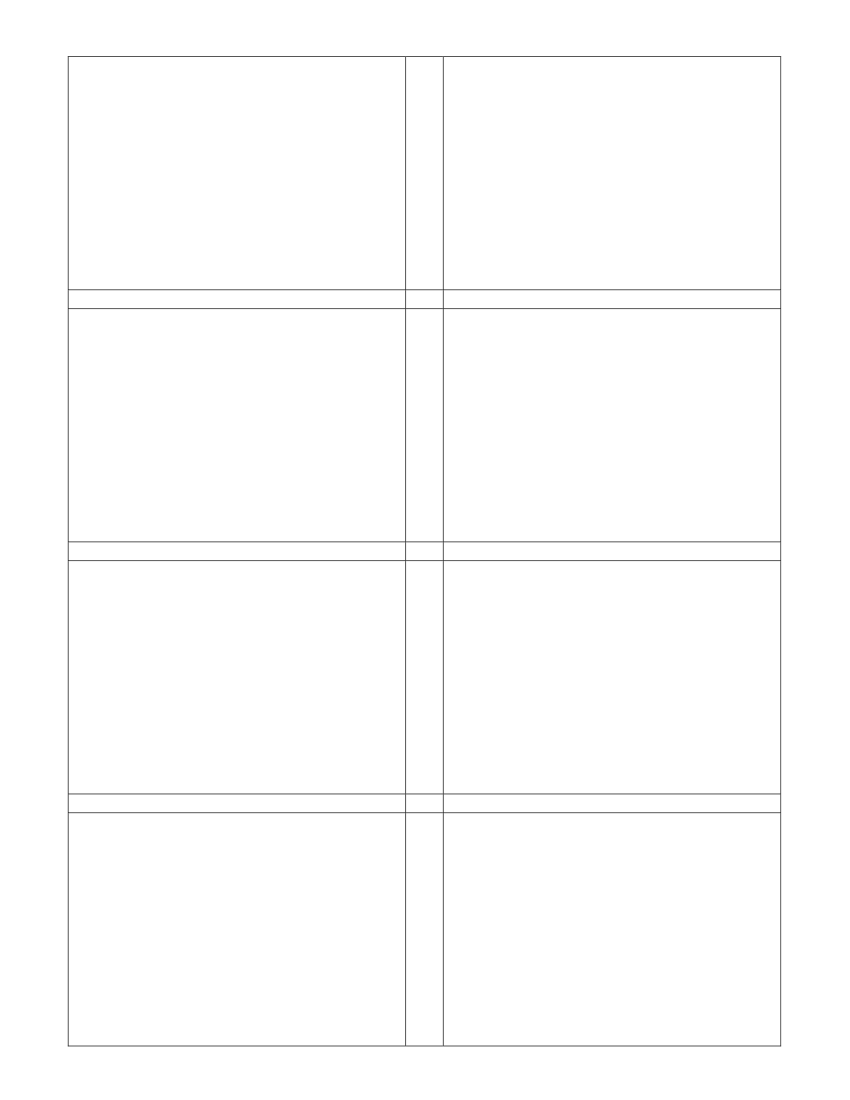
#> input picture assets/drafts/label_print_layout.png, 1700 x 2200 px (shown at 1/2 size)
$ jupyter execute --allow-errors nametag_starter_functions.ipynb   (shell and % lines are left out)
#> lines starting #> are read from the running program, lines starting #| are printed output that depends on the picture; after the words box and inside, x2 and y2 are one past the last pixel; in counts of white or black regions, pixels touching at a corner belong together
##### Convert PDF to PNG

[cell 1]
import fitz  # PyMuPDF

pdf_path = "assets/drafts/label_print_layout.pdf"
output_path = "assets/drafts/label_print_layout.png"

#> (the rest of this cell did not finish here and is left out)

##### Display PNG

[cell 2]
from PIL import Image, ImageDraw, ImageFont

[cell 3]
def draw_line(image, direction, coordinate):

    '''
    This function draws rectangles on the template as boundaries for text placement. Use this to preview and adjust
    the placement of text.

    image_loc = file path for event template image
    rect_list = list of tuples; each tuple needs 4 numbers (x1, x2, y1, y2) to define the boundaries of the text box. You'll feed these

    '''

    # # Load or create an image
    # image = Image.open(image_loc)
    # draw = ImageDraw.Draw(image)

    if direction == 'h':
        x1, x2 = 0, 1700
        y1 = coordinate
        y2 = y1

    else:
        y1, y2 = 0, 2200
        x1 = coordinate
        x2 = x1

    draw.line((x1, y1, x2, y2), fill=(255, 0, 0), width=1)  # red line, 5 px thick

    # image.save("output_with_line.png")
    return image

[cell 4]
img = Image.open('assets/drafts/label_print_layout.png')
#> img is the input picture: PIL image 1700x2200 RGB; min 0, max 255, mean 253.2
draw = ImageDraw.Draw(img)
width, height = img.size
#> width = 1700; height = 2200
print(width, height)
#| 1700 2200

badge_height = 466
badge_width = 675
v_gap, h_gap = 38, 77
v_marg, h_marg = 113, 135

h1 = v_marg
h2 = h1 + badge_height
h3 = h2 + v_gap
h4 = h3 + badge_height
h5 = h4 + v_gap
h6 = h5 + badge_height
h7 = h6 + v_gap
h8 = h7 + badge_height

draw_line(img, 'h', h1)
draw_line(img, 'h', h2)
draw_line(img, 'h', h3)
draw_line(img, 'h', h4)
draw_line(img, 'h', h5)
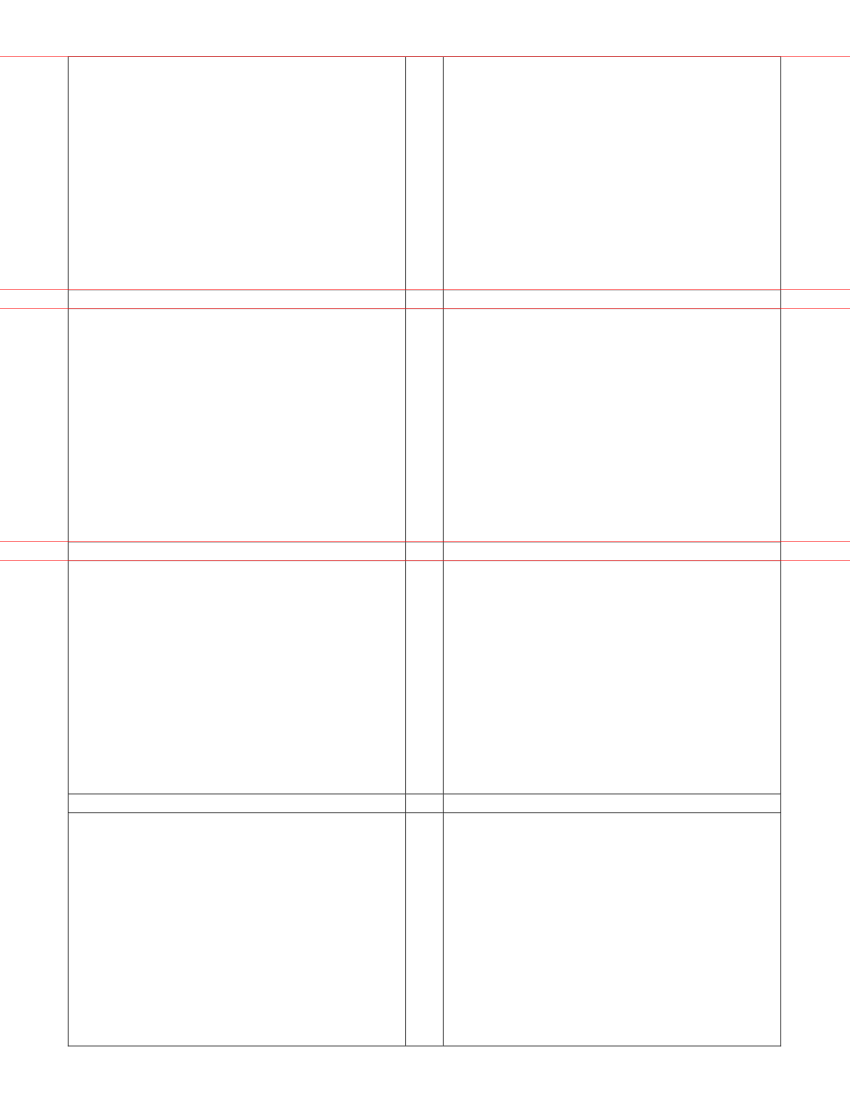
#> img: PIL image 1700x2200 RGB (shown at 1/2 size); mean R, G, B 253.7, 253.1, 253.1
draw_line(img, 'h', h6)
draw_line(img, 'h', h7)
draw_line(img, 'h', h8)

v1 = h_marg
v2 = v1 + badge_width
v3 = v2 + h_gap
v4 = v3 + badge_width

draw_line(img, 'v', v1)
draw_line(img, 'v', v2)
draw_line(img, 'v', v3)
draw_line(img, 'v', v4)

##### Make Nametag Demo

[cell 5]
def draw_section_boundaries(image, r):

    '''
    This function draws rectangles on the template as boundaries for text placement. These aren't intended to show up on final version, it's just
    intended to preview and adjust the placement of text.

    image = PIL Image object
    r = list of tuples; each tuple needs 4 numbers (x1, x2, y1, y2) to define the boundaries of the text box. You'll feed these

    '''

    # Load blank nametag

    draw = ImageDraw.Draw(image)

    x1, x2, y1, y2 = r[0], r[1], r[2], r[3]

    # Draw left vert
    draw.line((x1, y1, x1, y2), fill=(0, 0, 0), width=1)  # red line, 5 px thick
    # Draw right vert
    draw.line((x2, y1, x2, y2), fill=(0, 0, 0), width=1)  # red line, 5 px thick
    # Draw top horizontal
    draw.line((x1, y1, x2, y1), fill=(0, 0, 0), width=1)  # red line, 5 px thick
    # Draw bottom horizontal
    draw.line((x1, y2, x2, y2), fill=(0, 0, 0), width=1)  # red line, 5 px thick

    # image.save("output_with_line.png")
    return image

#### Nametag V1

[cell 6]
# Create blank white canvas
nametag_width, nametag_height = 675, 466
nametag = Image.new("RGB", (nametag_width, nametag_height), color="white")
#> nametag: PIL image 675x466 RGB; every value is 255

### Outside Border x1, x2, y1, y2
draw_section_boundaries(nametag, (0, 674, 0, 465))
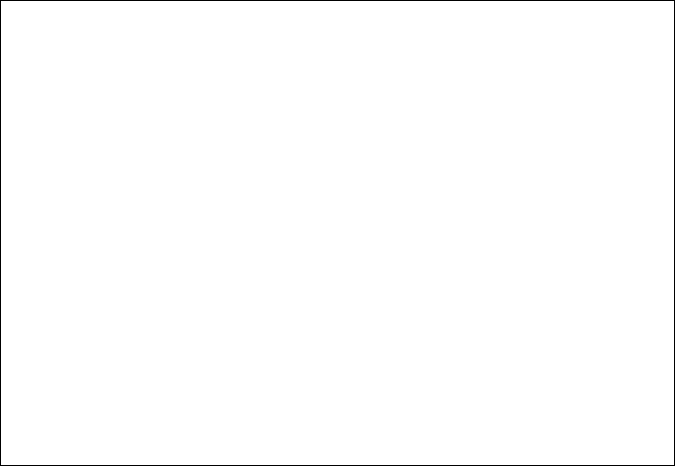
#> nametag: PIL image 675x466 RGB; 99.3% white; black in thin lines or dots

### Name Section Border x1, x2, y1, y2
draw_section_boundaries(nametag, (30, 644, 50, 200))
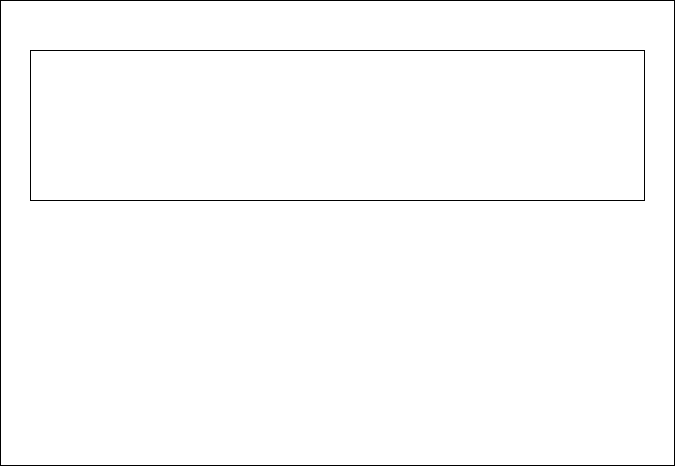
#> nametag: PIL image 675x466 RGB; 98.8% white; black in thin lines or dots

### Title/Company Section Border x1, x2, y1, y2
draw_section_boundaries(nametag, (30, 644, 225, 325))
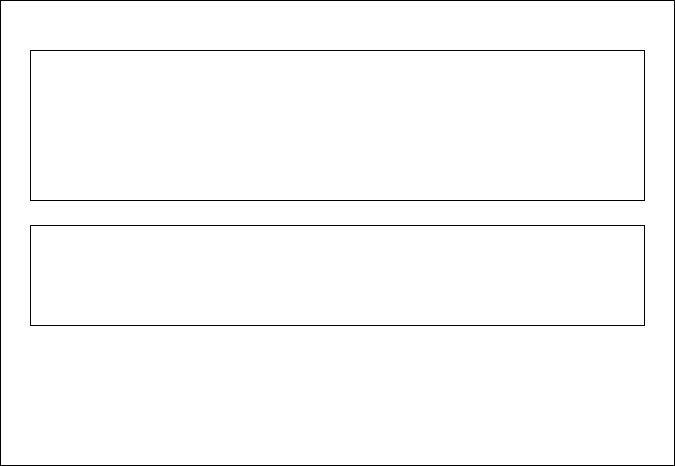
#> nametag: PIL image 675x466 RGB; 98.3% white; black in thin lines or dots

### Hobby Section Border x1, x2, y1, y2
draw_section_boundaries(nametag, (30, 644, 340, 415))
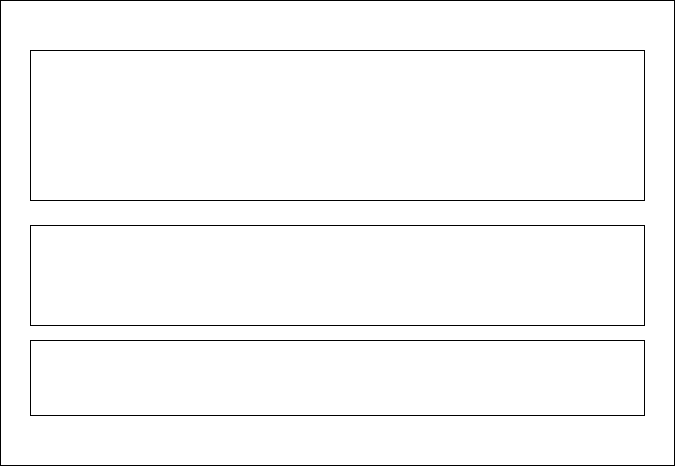
#> nametag: PIL image 675x466 RGB; 97.9% white; black in thin lines or dots

nametag.save("assets/drafts/nametag_layout.png")

#### Nametag V2

[cell 7]
def add_role_label(image, role):

    if role == 'volunteer':
        color = (105, 182, 113)
        loc = [0, 410, 675, 466]
        text_loc = (240, 418)

    elif role == 'mentor':
        color = (5, 160, 202)
        loc = [0, 410, 675, 466]
        text_loc = (275, 418)
    else:
        return "role not recognized"

    draw = ImageDraw.Draw(image)
    draw.rectangle(loc, outline=color, fill=color)

    font, fill_color, stroke_width, stroke_fill = specify_font_details(weight= 'bold', color = 'white', size = 30, stroke_width = 0, stroke_fill = 'white')
    draw.text(text_loc, role.upper(), font=font, fill=fill_color, stroke_width = stroke_width, stroke_fill = stroke_fill)

    return image

[cell 8]
# nametag_width, nametag_height = 675, 466
nametag2 = Image.new("RGB", (nametag_width, nametag_height), color="white")

### Outside Border x1, x2, y1, y2
draw_section_boundaries(nametag2, (0, 674, 0, 465))

### Name Section Border x1, x2, y1, y2
draw_section_boundaries(nametag2, (30, 644, 35, 185))
#> nametag2: PIL image 675x466 RGB; 98.8% white; black in thin lines or dots

### Title/Company Section Border x1, x2, y1, y2
draw_section_boundaries(nametag2, (30, 644, 210, 300))
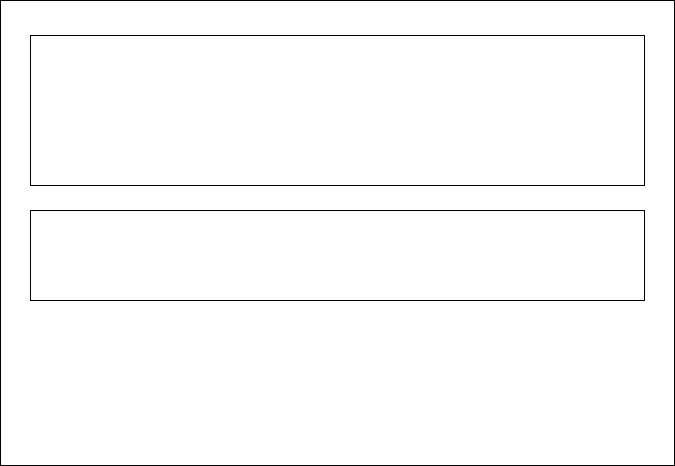
#> nametag2: PIL image 675x466 RGB; 98.3% white; black in thin lines or dots

### Hobby Section Border x1, x2, y1, y2
draw_section_boundaries(nametag2, (30, 644, 325, 395))
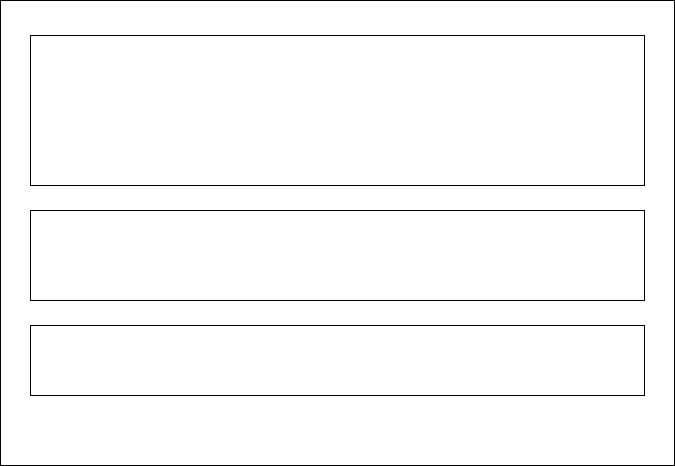
#> nametag2: PIL image 675x466 RGB; 97.9% white; black in thin lines or dots

#> (the rest of this cell did not finish here and is left out)


[cell 9]
nametag2.save("assets/drafts/nametag_layout_mentor.png")
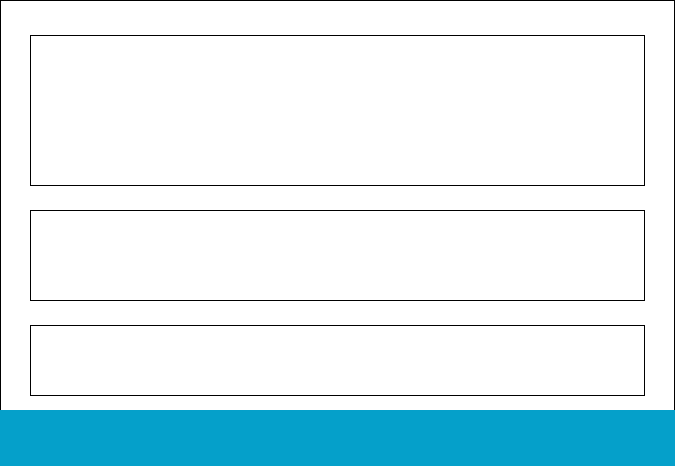
#> saved as nametag_layout_mentor.png: PIL image 675x466 RGB; mean R, G, B 220.3, 238.9, 243.9

[cell 10]
# nametag_width, nametag_height = 675, 466
nametag3 = Image.new("RGB", (nametag_width, nametag_height), color="white")

### Outside Border x1, x2, y1, y2
draw_section_boundaries(nametag3, (0, 674, 0, 465))

### Name Section Border x1, x2, y1, y2
draw_section_boundaries(nametag3, (30, 644, 35, 185))

### Title/Company Section Border x1, x2, y1, y2
draw_section_boundaries(nametag3, (30, 644, 210, 300))

### Hobby Section Border x1, x2, y1, y2
draw_section_boundaries(nametag3, (30, 644, 325, 395))

#> (the rest of this cell did not finish here and is left out)


#### Add Nametags to Label Template

[cell 11]
# Create blank white canvas
canvas_width, canvas_height = 1700, 2200
canvas = Image.new("RGB", (canvas_width, canvas_height), color="white")
#> canvas: PIL image 1700x2200 RGB; every value is 255

# Load smaller PNG
overlay = Image.open("assets/drafts/nametag_layout.png")

# Coordinates (top-left corner where image will be placed)
x, y = v1, h1

# Paste image
canvas.paste(overlay, (v1, h1))
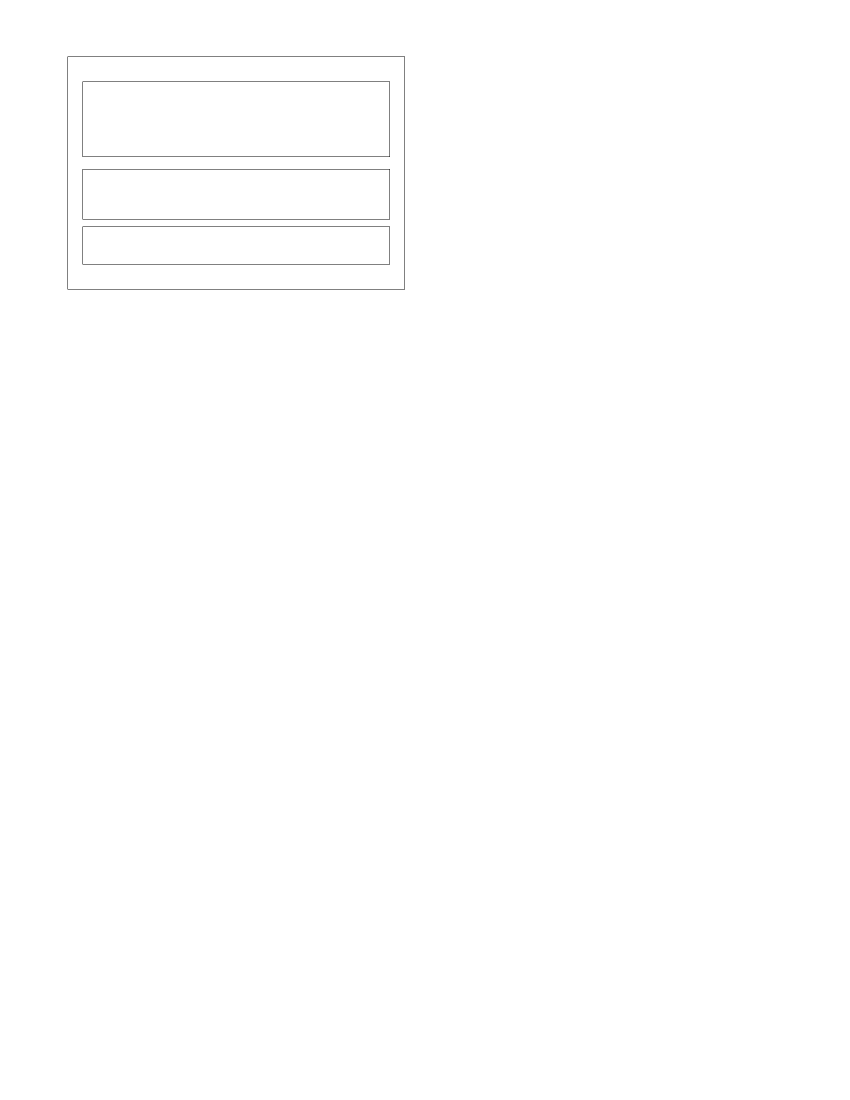
#> canvas: PIL image 1700x2200 RGB (shown at 1/2 size); 99.8% white; black in thin lines or dots, all inside (x1, y1, x2, y2) = (135, 113, 810, 579)
canvas.paste(overlay, (v3, h1))
#> canvas: PIL image 1700x2200 RGB; 99.6% white; black in thin lines or dots, all inside (x1, y1, x2, y2) = (135, 113, 1562, 579)

# Save / display
canvas.save("assets/drafts/label_page_demo.png")
canvas.show()

#### Add Text

The draw_text_in_rectangle function is not working right yet.

[cell 12]
from PIL import Image, ImageDraw, ImageFont

def specify_font_details(weight, color, size, stroke_width = None, stroke_fill = None):
    '''
    weight options: light, regular, thin, medium, bold, semibold, extrabold
    color options: lt_green, med_green, dark_green, yellow, lt_blue, med_blue, black, white, grey
    '''

    font_dict = {'light':"assets/Barlow/Barlow-Light.ttf", 'regular':"assets/Barlow/Barlow-Regular.ttf", 'bold':"assets/Barlow/Barlow-Bold.ttf", 'extrabold':"assets/Barlow/Barlow-ExtraBold.ttf", 'medium':"assets/Barlow/Barlow-Medium.ttf", 'semibold':"assets/Barlow/Barlow-SemiBold.ttf", 'thin':"assets/Barlow/Barlow-Thin.ttf"}
    color_dict = {'med_green':(105, 182, 113) , 'dark_green':(0, 64, 41), 'yellow':(247, 205, 70), 'lt_blue':(163, 213, 222), 'med_blue':(5, 160, 202), 'lt_green': (203, 239, 216), 'black':'black', 'white':'white', 'grey':(103, 103, 102)}

    font_path = font_dict[weight]

    font = ImageFont.truetype(font_path, size)

    fill_color = color_dict[color]

    if not stroke_width:
        stroke_width = 0
        stroke_fill = 'black'

    return font, fill_color, stroke_width, stroke_fill

def draw_text_in_rectangle(
    image_path,
    output_name,
    lines,
    rect,
    font_weight,
    font_color,
    max_font_size=200,
    line_spacing=1.0,
    stroke_width = None,
    stroke_fill = None,
    valign="middle",
    halign="center",
):
    """
    Draw multiple lines of text within a given rectangle, aligned vertically and horizontally,
    using the largest possible font size that fits.

    Args:
        image_path (str): Path to input image.
        lines (list[str]): List of text lines to draw.
        rect (tuple): (x, y, width, height) of the rectangle.
        font_weight: options from specify_font_details section -- 'regular', 'bold', 'medium', 'light', 'thin', 'semibold', 'extrabold'
        font_color: options from specify_font_details section -- 'lt_green', 'med_green', 'dark_green', 'yellow', 'lt_blue', 'med_blue', 'black', 'white', 'grey'
        max_font_size (int): Maximum font size to test.
        line_spacing (float): Spacing multiplier between lines (1.0 = normal).
        stroke_width (float): text outline width, defaults to 0
        stroke_fill: text outline color
        valign (str): 'top', 'middle', or 'bottom' vertical alignment.
        halign (str): 'left', 'center', or 'right' horizontal alignment.
    """
#> called with image_path = 'assets/drafts/nametag_layout.png', output_name = 'assets/drafts/nametag_demo1', rect = (30, 644, 50, 200), font_weight = 'bold', font_color = 'black', max_font_size = 200, line_spacing = 1, stroke_width = 1
    im = Image.open(image_path).convert("RGBA")
    draw = ImageDraw.Draw(im)
    x, y, w, h = rect

    # --- Find largest font size that fits ---
    font_size = max_font_size
    while font_size > 1:

        font, fill_color, stroke_width, stroke_fill = specify_font_details(font_weight, font_color, font_size, stroke_width = stroke_width, stroke_fill = stroke_fill)


        line_metrics = []
        max_line_width = 0
        total_height = 0

        for line in lines:
            bbox = draw.textbbox((0, 0), line, font=font)
            width = bbox[2] - bbox[0]
            height = bbox[3] - bbox[1]
            line_metrics.append((width, height))
            max_line_width = max(max_line_width, width)
            total_height += height

        # Add spacing between lines
        total_height += (len(lines) - 1) * (line_metrics[0][1] * (line_spacing - 1 + 0.2))

        if max_line_width <= w and total_height <= h:
            break
        font_size -= 1
#> after the loop, font_size = 14

    # --- Determine vertical starting point ---
    if valign == "top":
        start_y = y
    elif valign == "bottom":
        start_y = y + h - total_height
    else:  # middle
        start_y = y + (h - total_height) / 2
#> start_y = 733

    # --- Draw each line with horizontal alignment ---
    current_y = start_y
#> current_y = 733
    for (width, height), line in zip(line_metrics, lines):
        if halign == "left":
            text_x = x
        elif halign == "right":
            text_x = x + w - width
        else:  # center
            text_x = x + (w - width) / 2

        draw.text((text_x, current_y), line, font=font, fill=fill_color, stroke_width = stroke_width, stroke_fill = stroke_fill)
        current_y += height * line_spacing
#> this loop made 2 passes
#> (width, height, line, text_x, current_y) on passes 1 to 2: (41, 10, 'KELLY', 34.5, 743), (49, 10, 'STROH', 30.5, 753)
#> after the loop, current_y = 753

    # draw.text((10, 10), 'KELLY STROH', font=font, fill=fill_color, stroke_width = stroke_width, stroke_fill = stroke_fill)

    im.save(f'drafts/{output_name}.png')

    return im
